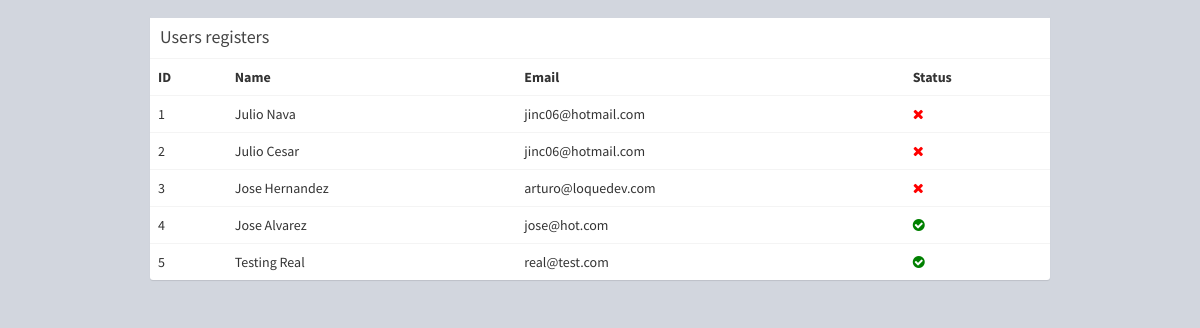
/List.php, run on the app's committed database.
### tables this page shows
CREATE TABLE IF NOT EXISTS `tbl_user` (
  `id` int(11) NOT NULL AUTO_INCREMENT,
  `name` varchar(60) NOT NULL,
  `email` varchar(60) NOT NULL,
  `state` tinyint(1) NOT NULL DEFAULT '0',
  PRIMARY KEY (`id`)
);

### List.php (the view, shortened to what this page needs)
<?php
$users = "SELECT * FROM  `tbl_user`";
$res_users = mysql_query($users);
?>
<!DOCTYPE html>
<html lang="en">
<head>
	<link rel="stylesheet" href="//maxcdn.bootstrapcdn.com/bootstrap/3.3.4/css/bootstrap.min.css" />
    <link href="https://maxcdn.bootstrapcdn.com/font-awesome/4.3.0/css/font-awesome.min.css" rel="stylesheet" type="text/css" />
    <link href="static/css/AdminLTE.css" rel="stylesheet" type="text/css" />
</head>
<body class="frame register-page">
	<section class="content" >
		<div style="width: 900px;margin: 0 auto;" >
			<div class="row">
	            <div class="col-xs-12">
	              <div class="box">
	                <div class="box-header">
	                  <h3 class="box-title">Users registers</h3>
	                </div>
	                <div class="box-body table-responsive no-padding">
	                  <table class="table table-hover">
	                    <tbody>
	                    <tr>
	                      <th>ID</th>
	                      <th>Name</th>
	                      <th>Email</th>
	                      <th>Status</th>
	                    </tr>
	                    <?php
	                    	$cont = 1;
	                    	while($row_user = mysql_fetch_assoc($res_users)){
	                    ?>
	                    <tr>
	                      <td><?php echo $cont; ?></td>
	                      <td><?php echo $row_user['name']; ?></td>
	                      <td><?php echo $row_user['email']; ?></td>
	                      <td><?php if(!strcmp($row_user['state'], '1')){ ?><i style="color:green" class="fa fa-check-circle" ></i> <?php }else{ ?>  <i style="color:red" class="fa fa-times" ></i><?php } ?></td>
	                    </tr>
	                    <?php
	                    		$cont = $cont + 1;
	                    	}
	                    ?>
	                  </tbody></table>
	                </div>
	              </div>
	            </div>
	        </div>
      	</div>
	</section>
</body>
</html>

### data on the page
tbl_user: name "Julio Nava", email "jinc06@hotmail.com", state 0 (drawn)
tbl_user: name "Julio Cesar", email "jinc06@hotmail.com", state 0 (drawn)
tbl_user: name "Jose Hernandez", email "arturo@loquedev.com", state 0 (drawn)
tbl_user: name "Jose Alvarez", email "jose@hot.com", state 1 (drawn)
tbl_user: name "Testing Real", email "real@test.com", state 1 (drawn)
